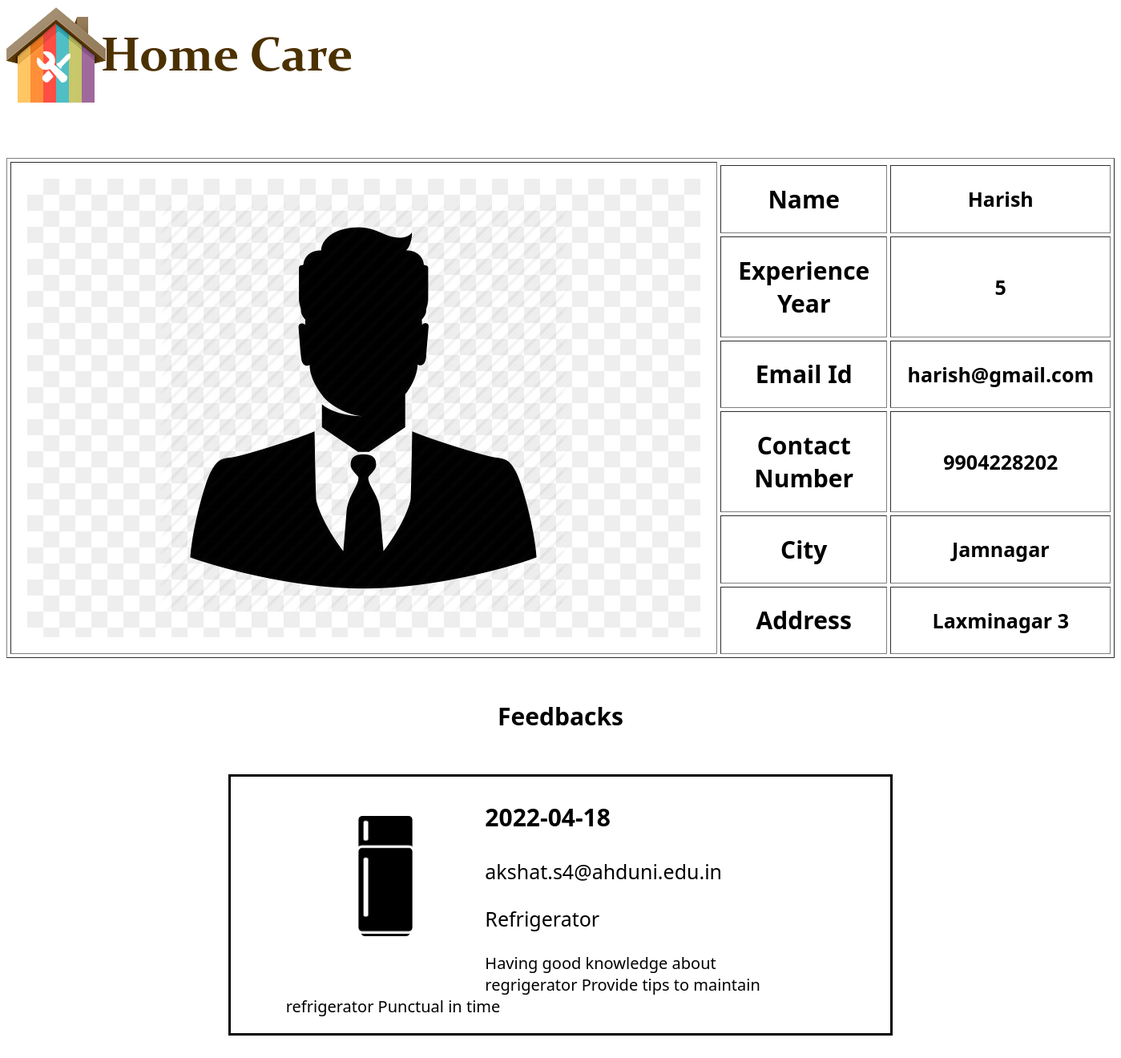
Screenshot of /ServiceProviderInfo.php?spid=SP001 with the database file from the repository.
### tables this page shows
CREATE TABLE IF NOT EXISTS `service_provider_details` (
  `S_P_Id` varchar(10) NOT NULL,
  `S_P_Name` varchar(40) NOT NULL,
  `S_P_Experience_Year` int(2) NOT NULL,
  `S_P_Email_Id` varchar(40) NOT NULL,
  `S_P_Contact` text NOT NULL,
  `S_P_City` varchar(20) NOT NULL,
  `S_P_Address` varchar(100) NOT NULL,
  `S_P_Password` varchar(10) NOT NULL,
  PRIMARY KEY (`S_P_Id`)
);

CREATE TABLE IF NOT EXISTS `feedback_details` (
  `F_Id` int(11) NOT NULL AUTO_INCREMENT,
  `C_Email_Id` varchar(40) NOT NULL,
  `C_Feedback` varchar(500) NOT NULL,
  `C_F_Date` date NOT NULL,
  `Service_Id` varchar(10) NOT NULL,
  `S_P_Id` varchar(10) NOT NULL,
  PRIMARY KEY (`F_Id`),
  KEY `Foreign key` (`Service_Id`),
  KEY `FK4` (`S_P_Id`),
  KEY `FK5` (`C_Email_Id`)
);

CREATE TABLE IF NOT EXISTS `service` (
  `Service_Id` varchar(10) NOT NULL,
  `Service_Name` varchar(40) NOT NULL,
  `C_Price` int(5) NOT NULL,
  PRIMARY KEY (`Service_Id`)
);

### ServiceProviderInfo.php (the view, shortened to what this page needs)
<html>
<head>
</head>
<body>
<header id="head">
	<img src="Image/Home_Logo.png" id="fimage">
</header>
<center>
<?php
	$spid=$_GET["spid"];
	$cn=mysqli_connect("localhost","root","root");
	if($cn)
	{
		$db=mysqli_select_db($cn,"home care");
		if($db)
		{
			$q=mysqli_query($cn,"select * from service_provider_details where S_P_Id='$spid'");
			if($q)
			{
				while($row=mysqli_fetch_row($q))
				{
					$dirname = "Service_Provider/$row[0]";
					$images = glob($dirname."*.*");
					echo "<table border=1 cellpadding='20' cellspacing='4'>";
					foreach($images as $image)
					{
						echo '<tr><th rowspan=7><img  id=\"sp_pic\" src="'.$image.'"></th></tr>';
					}
					echo "<tr><th>Name</th><td>$row[1]</td></tr>";
					echo "<tr><th>Experience Year</th><td>$row[2]</td></tr>";
					echo "<tr><th>Email Id</th><td>$row[3]</td></tr>";
					echo "<tr><th>Contact Number</th><td>$row[4]</td></tr>";
					echo "<tr><th>City</th><td>$row[5]</td></tr>";
					echo "<tr><th>Address</th><td>$row[6]</td></tr>";
					echo "</table>";
				}
			}
			else
			{
				mysqli_error($cn);
			}
		}
		else
		{
			mysqli_error($cn);
		}
	}
	else
	{
		mysqli_error($cn);
	}
?>
<br>
<p style="font-size:30;font-weight:900;">Feedbacks</p>
</center>
<br>
<?php
	$cn=mysqli_connect("localhost","root","root");
	if($cn)
	{
		$db=mysqli_select_db($cn,"home care");
		if($db)
		{
			$q=mysqli_query($cn,"select * from feedback_details where S_P_Id='$spid'");
			if($q)
			{
				while($row=mysqli_fetch_row($q))
					{
						$dirname = "Services/$row[4]";
						$images = glob($dirname."*.*");
						echo "<table>";
						foreach($images as $image)
						{
							echo "<div id='f'><img id='image' height=150 width=150 src='".$image."'/>";
						}
						echo "<p id='date'>".$row[3]."</p>";
						$q1=mysqli_query($cn,"select Service_Name from service where Service_Id='$row[4]'");
						$sname=mysqli_fetch_row($q1);
						echo "<p id='email'>$row[1]</p>";
						echo "<p id='service'>".$sname[0]."</p>";
						echo "<p id='feedback'>$row[2]</p></div><br>";
					}
			}
			else
			{
				mysqli_error($cn);
			}
		}
		else
		{
			mysqli_error($cn);
		}
	}
	else
	{
		mysqli_error($cn);
	}
?>
</body>
</html>

### ServiceProviderInfo.php (style rules this page uses)
body { font-family:segoe ui; }
table { margin-top:5%; text-align:center; font-family:"segoe ui"; }
th { font-weight:800; font-size:30; }
td { font-weight:600; font-size:25; }
#f { height:auto; width:auto; border:solid; padding-left:5%; padding-right:10%; margin-left:20%; margin-right:20%; }
#date { font-size:30; font-weight:800; }
#email { font-size:25; font-weight:400; }
#service { font-size:25; font-weight:400; }
#feedback { font-size:20; font-weight:400; }
#image { float:left; margin:8%; }

### rows the page displays
service_provider_details: S_P_Id (picture), S_P_Name "Harish", S_P_Experience_Year "5", S_P_Email_Id "harish@gmail.com", S_P_Contact "9904228202", S_P_City "Jamnagar", S_P_Address "Laxminagar 3"
feedback_details: Service_Id (picture), C_F_Date "2022-04-18", C_Email_Id "akshat.s4@ahduni.edu.in", Service_Id.Service_Name "Refrigerator", C_Feedback "Having good knowledge about regrigerator Provide tips to maintain refrigerator Punctual in time"
